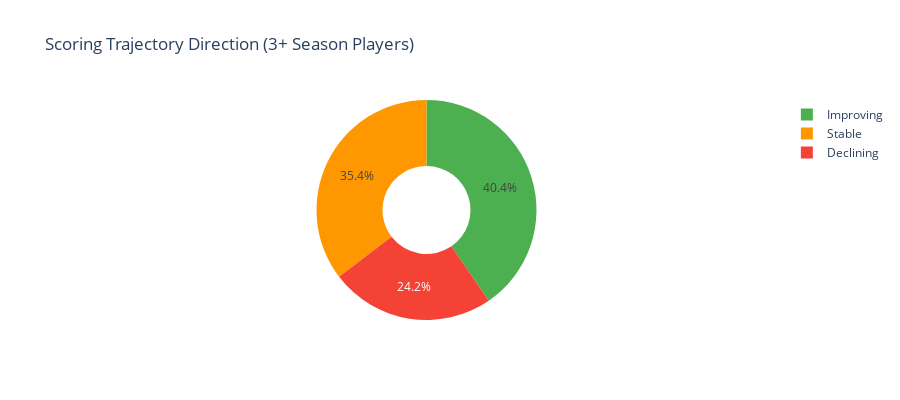

Source (notebook cell):
### Markdown cell above
## 📈 Scoring Trajectories: Getting Better or Hitting a Wall?

For players with 3+ seasons of data, let's track their points-per-game over time. We'll normalize each player's timeline to "Season 1, Season 2, ..." so we can compare apples to apples.

### Code cell
# Players with 3+ seasons
multi_season_ids = seasons_per_player[seasons_per_player['num_seasons'] >= 3]['player_id']
multi_df = player_season[player_season['player_id'].isin(multi_season_ids)].copy()

# Assign sequential season number per player
multi_df['season_num'] = multi_df.groupby('player_id').cumcount() + 1

# Calculate trajectory direction: compare last season to first
trajectories = multi_df.groupby('player_id').agg(
    first_ppg=('ppg', 'first'),
    last_ppg=('ppg', 'last'),
    num_seasons=('season_num', 'max'),
    name=('first_name', 'first'),
    last_name=('last_name', 'first')
).reset_index()
trajectories['ppg_change'] = trajectories['last_ppg'] - trajectories['first_ppg']
trajectories['direction'] = pd.cut(trajectories['ppg_change'], bins=[-100, -1, 1, 100], labels=['Declining', 'Stable', 'Improving'])

# Summary
direction_counts = trajectories['direction'].value_counts()
fig = px.pie(
    values=direction_counts.values, names=direction_counts.index,
    color=direction_counts.index,
    color_discrete_map={'Improving': '#4CAF50', 'Stable': '#FF9800', 'Declining': '#F44336'},
    title='Scoring Trajectory Direction (3+ Season Players)',
    hole=0.4
)
fig.update_layout(height=400, template='plotly_white')
fig.show()

print(f"Improving (PPG up by 1+): {direction_counts.get('Improving', 0):,}")
print(f"Stable (within ±1 PPG):   {direction_counts.get('Stable', 0):,}")
print(f"Declining (PPG down 1+):  {direction_counts.get('Declining', 0):,}")

### Figure 1 — Plotly figure (JSON) as saved in the notebook; plotly's stock layout.template omitted (floating-point values rounded to 4 significant figures)
{"data": [{"customdata": [["Improving"], ["Stable"], ["Declining"]], "domain": {"x": [0, 1], "y": [0, 1]}, "hole": 0.4, "hovertemplate": "label=%{label}<br>value=%{value}<br>color=%{customdata[0]}<extra></extra>", "labels": ["Improving", "Stable", "Declining"], "legendgroup": "", "marker": {"colors": ["#4CAF50", "#FF9800", "#F44336"]}, "name": "", "showlegend": true, "type": "pie", "values": [4928, 4315, 2950]}], "layout": {"height": 400, "legend": {"tracegroupgap": 0}, "title": {"text": "Scoring Trajectory Direction (3+ Season Players)"}}}
